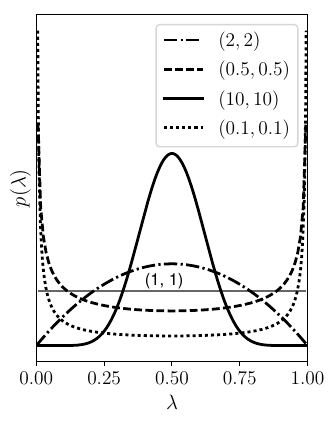

This figure's Python source:

from matplotlib import rc
rc('font',**{'family':'sans-serif','sans-serif':['Helvetica']})
## for Palatino and other serif fonts use:
#rc('font',**{'family':'serif','serif':['Palatino']})
rc('text', usetex=True)

import matplotlib.pyplot as plt
from matplotlib.backends.backend_pdf import PdfPages
import numpy as np
from scipy.stats import beta


fig, ax = plt.subplots(1, 1, figsize=(3.5, 4.5))
plt.tick_params(axis='both', which='major', labelsize=14)

a, b = 2, 2
x = np.linspace(beta.ppf(0.00, a, b), beta.ppf(1, a, b), 100)
ax.plot(x, beta.pdf(x, a, b),'k-.', lw=2, alpha=1, label='$(2, 2)$')

a, b = 1, 1
x = np.linspace(beta.ppf(0.01, a, b), beta.ppf(0.99, a, b), 100)
ax.plot(x, beta.pdf(x, a, b),'k-', lw=2, alpha=0.6)


a, b = .5, .5
x = np.linspace(beta.ppf(0.05, a, b), beta.ppf(0.95, a, b), 100)
ax.plot(x, beta.pdf(x, a, b),'k--', lw=2, alpha=1, label='$(0.5, 0.5)$')

a, b = 10, 10
x = np.linspace(beta.ppf(0.00, a, b), beta.ppf(1, a, b), 1000)
ax.plot(x, beta.pdf(x, a, b),'k-', lw=2, alpha=1, label='$(10, 10)$')

a, b = 0.1, .1
x = np.linspace(beta.ppf(0.3, a, b), beta.ppf(.7, a, b), 500)
ax.plot(x, beta.pdf(x, a, b),'k:', lw=2, alpha=1, label='$(0.1, 0.1)$')

# plt.text(0.4, -.1, r'(0.1, 0.1)', fontsize=12, color = 'black')
# plt.text(0.4, .3, r'(0.5, 0.5)', fontsize=12, color = 'black')
plt.text(0.4, 1.1, r'(1, 1)', fontsize=12, color = 'black')
# plt.text(0.4, 1.6, r'(2, 2)', fontsize=12, color = 'black')
# plt.text(0.4, 3.6, r'(10, 10)', fontsize=12, color = 'black')

ax.set_yticks([])
plt.xlim([0,1])

plt.xlabel('$\lambda$', fontsize = 15)
plt.ylabel('$p(\lambda)$', fontsize = 15)
ax.legend(loc='best', fontsize = 14)
with PdfPages('beta1.pdf') as pdf:
    pdf.savefig(bbox_inches='tight')
plt.show()